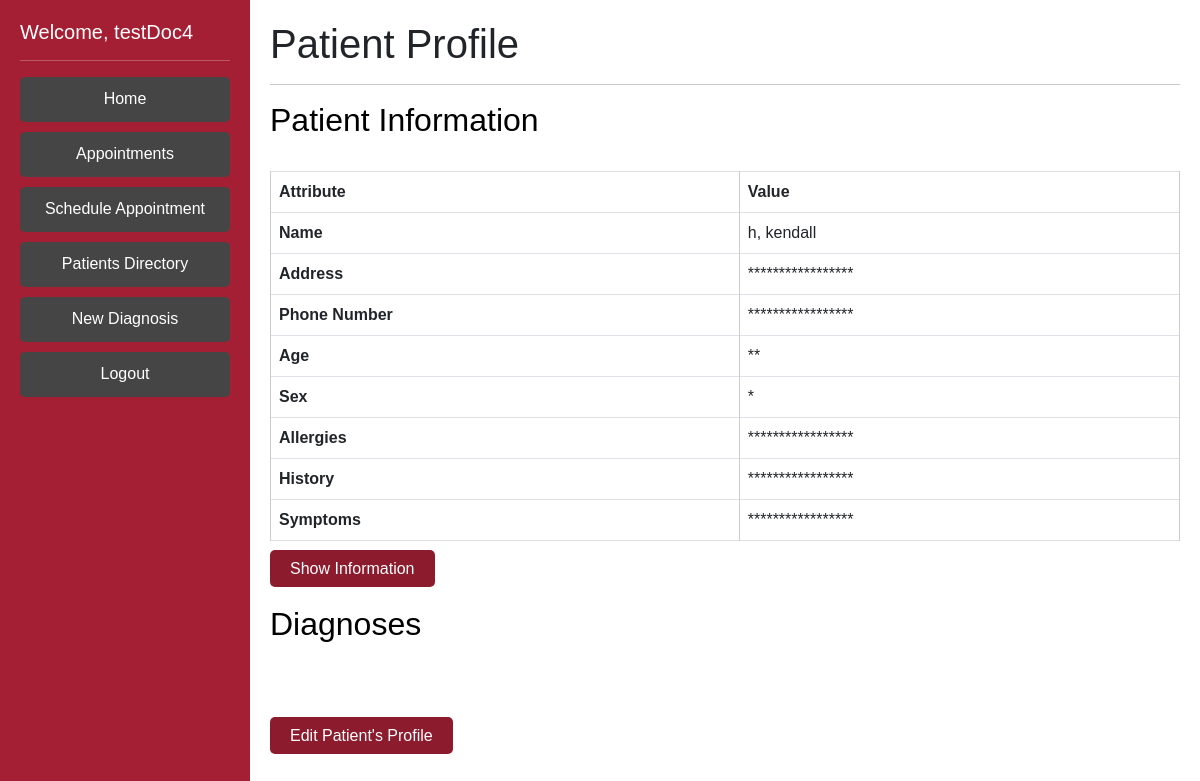
The app's page /viewProfileDoctorSecure/kendall (signed in) with its own data.
### DoctorPortal/models.py (models this page shows, shortened)
class Patient(AbstractBaseUser):
    phone = EncryptedIntegerField() # 1 (999)-999-9999 11 long
    ssn = EncryptedCharField(unique=True, max_length=9) #ssn should be unique
    address = EncryptedCharField(max_length=200, default= '')
    username = models.CharField(max_length=100, default = '', unique=True)
    password = EncryptedCharField(max_length=25, default='')
    createdAt = EncryptedDateTimeField(auto_now_add=True) # time the patient was created
    lastUpdated = EncryptedDateTimeField(auto_now=True) # time the patient info was last edited
    fname = models.CharField(max_length=50)
    lname = EncryptedCharField(max_length=50)
    sex = models.CharField(max_length=1) # M or F
    symptoms = EncryptedTextField(default='na') #large body of text
    age = models.PositiveIntegerField(validators=[MaxValueValidator(130), MinValueValidator(0)], default=None) # 0 - 130 yrs old
    weight = models.PositiveIntegerField(validators=[MinValueValidator(1), MaxValueValidator(2000)], default=None) # 1-2000lbs
    allergies = EncryptedTextField(default='na') # known allergies
    history = EncryptedTextField(default='na') # the medical history
    otp_verification_secret = models.CharField(max_length=50, default='')
    is_patient = models.BooleanField('patientStatus', default=True)
    is_doctor = models.BooleanField('doctorStatus', default=False)
    objects = PatientManager()
    USERNAME_FIELD = 'username'
    REQUIRED_FIELDS = []

### DoctorPortal/views.py (the view)
# urls.py: path('viewProfileDoctorSecure/<str:patientUsername>', views.viewProfileDoctorSecure, name='viewProfileDoctorSecure'),
def viewProfileDoctorSecure(request, patientUsername):
    current_user = request.user
    if (current_user.is_doctor == False):
        return HttpResponseRedirect('/login')
    chosenPatient1 = Patient.objects.filter(username=patientUsername)
    chosenPatient = chosenPatient1[0]
    diagnoses = Diagnosis.objects.filter(patient=chosenPatient)
    return render(request, 'viewProfileSecure_doctor.html', context = {'patient': chosenPatient, 'user': current_user, 'diagnoses': diagnoses})

### DoctorPortal/templates/viewProfileSecure_doctor.html (shortened to what this page needs)
{% extends 'base_doctor.html' %}
{% block content %}
<div class="jumbotron">
    <h1 class="display-7">Patient Profile</h1>
    <hr class="my-3">
</div>
{% if patient %}
    <div class="patient-details">
        <div class="patient-info">
            <h2>Patient Information</h2><br>
            <table class="table table-bordered">
                <thead>
                    <tr>
                        <th scope="col">Attribute</th>
                        <th scope="col">Value</th>
                    </tr>
                </thead>
                <tbody>
                    <tr>
                        <th scope="row">Name</th>
                        <td>{{ patient.lname }}, {{ patient.fname }} </td>
                    </tr>
                    <tr>
                        <th scope="row">Address</th>
                        <td>***************** </td>
                    </tr>
                    <tr>
                        <th scope="row">Phone Number</th>
                        <td>***************** </td>
                    </tr>
                    <tr>
                        <th scope="row">Age</th>
                        <td>** </td>
                    </tr>
                    <tr>
                        <th scope="row">Sex</th>
                        <td>*</td>
                    </tr>
                    <tr>
                        <th scope="row">Allergies</th>
                        <td>***************** </td>
                    </tr>
                    <tr>
                        <th scope="row">History</th>
                        <td>***************** </td>
                    </tr>
                    <tr>
                        <th scope="row">Symptoms</th>
                        <td>***************** </td>
                    </tr>
                </tbody>
            </table>
        </div>
        <div class="card-action">
            <a href="{% url 'viewProfileDoctor' patientUsername=patient.username %}">Show Information</a>
        </div>
        <div class="patient-diagnoses"><br>
            <h2>Diagnoses</h2><br>
        </div>
    </div>
    <br><br>
    <div class="card-action">
        <a href="{% url 'confirmPassword' patientUsername=patient.username%}">Edit Patient's Profile</a>
    </div>
{% endif %}
{% endblock content %}

### DoctorPortal/templates/base_doctor.html (shortened to what this page needs)
{% load static %}
<!doctype html>
<html lang="en">
  <head>
		<link href="https://cdn.jsdelivr.net/npm/bootstrap@5.3.0-alpha1/dist/css/bootstrap.min.css" rel="stylesheet">
		<link rel="stylesheet" type="text/css" href="{% static 'styles.css' %}">
	</head>
  <body>
    <div class="sidebar">
      <h5>Welcome, {{ user.get_username }}</h5>
      <hr class="my-3">
			<ul>
				<li><a class="btn btn-danger" style="margin-bottom: 10px;" href="/home">Home</a></li>
				<li><a class="btn btn-danger" style="margin-bottom: 10px;" href="/viewFutureAppointmentsDoctor">Appointments</a></li>
        <li><a class="btn btn-danger" style="margin-bottom: 10px;" href="/scheduleAppointmentDoctor">Schedule Appointment</a></li>
				<li><a class="btn btn-danger" style="margin-bottom: 10px;" href="/viewPatients">Patients Directory</a></li>
				<li><a class="btn btn-danger" style="margin-bottom: 10px;" href="/addDiagnosis">New Diagnosis</a></li>
				<li><a class="btn btn-danger" href="/logoutDoctor">Logout</a></li>
			</ul>
    </div>
    <div class="content">
      {% block content %}{% endblock content %}
    </div>
  </body>
</html>

### DoctorPortal/static/styles.css (style rules this page uses)
body { margin: 0; padding: 0; font-family: Arial, sans-serif; }
.patient-details { color: black; }
.sidebar { position: fixed; top: 0px; left: 0; width: 250px; height: 100%; background-color: #a41e34; color: #fff; padding: 20px; box-sizing: border-box; }
.sidebar ul { margin: 0; padding: 0; list-style: none; }
.sidebar ul li { margin: 0; padding: 0; }
.sidebar ul li a { display: block; color: #fff; padding: 10px; text-decoration: none; border-bottom: 1px solid #8c1c2d; }
.content { margin-left: 250px; padding: 20px; box-sizing: border-box; }
.content h1 { margin-top: 0; }
table { border-collapse: collapse; width: 100%; margin-bottom: 20px; }
table th, table td { padding: 10px; text-align: left; border: 1px solid #ccc; }
table th { background-color: #a41e34; }
.btn { background-color:rgb(70, 69, 69)!important; border-color: rgb(70, 69, 69)!important; border: none; display: inline-block; }
a:link, a:visited { background-color: #8c1c2d; color: #fff; padding: 10px 20px; border-radius: 5px; border: none; cursor: pointer; text-decoration: none; }
ul { margin: 0; line-height: 50px; list-style: none; }

### records on screen
Patient: get_username "testDoc4"
Patient: lname "h", fname "kendall"
